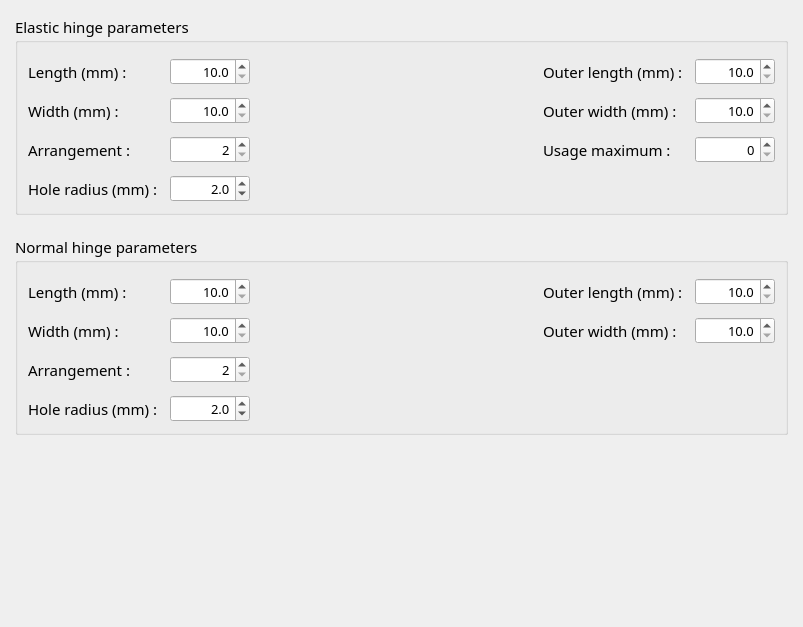
     <widget class="QWidget" name="page_2">
      <property name="geometry">
       <rect>
        <x>0</x>
        <y>0</y>
        <width>803</width>
        <height>627</height>
       </rect>
      </property>
      <attribute name="label">
       <string>Thick Panel Setting</string>
      </attribute>
      <layout class="QVBoxLayout" name="thick_main_layout">
       <property name="spacing">
        <number>20</number>
       </property>
       <property name="leftMargin">
        <number>15</number>
       </property>
       <property name="topMargin">
        <number>15</number>
       </property>
       <property name="rightMargin">
        <number>15</number>
       </property>
       <property name="bottomMargin">
        <number>15</number>
       </property>
       <item>
        <widget class="QGroupBox" name="elastic_group">
         <property name="font">
          <font>
           <family>Bahnschrift SemiLight</family>
           <pointsize>11</pointsize>
          </font>
         </property>
         <property name="title">
          <string>Elastic hinge parameters :</string>
         </property>
         <layout class="QGridLayout" name="elastic_grid">
          <property name="leftMargin">
           <number>10</number>
          </property>
          <property name="topMargin">
           <number>15</number>
          </property>
          <property name="rightMargin">
           <number>10</number>
          </property>
          <property name="bottomMargin">
           <number>10</number>
          </property>
          <property name="spacing">
           <number>12</number>
          </property>
          <item row="0" column="1">
           <widget class="QDoubleSpinBox" name="doubleSpinBox_elastic_hinge_length">
            <property name="sizePolicy">
             <sizepolicy hsizetype="Fixed" vsizetype="Fixed">
              <horstretch>0</horstretch>
              <verstretch>0</verstretch>
             </sizepolicy>
            </property>
            <property name="minimumSize">
             <size>
              <width>80</width>
              <height>0</height>
             </size>
            </property>
            <property name="maximumSize">
             <size>
              <width>80</width>
              <height>16777215</height>
             </size>
            </property>
            <property name="font">
             <font>
              <family>Bahnschrift SemiLight</family>
              <pointsize>10</pointsize>
             </font>
            </property>
            <property name="alignment">
             <set>Qt::AlignRight|Qt::AlignTrailing|Qt::AlignVCenter</set>
            </property>
            <property name="decimals">
             <number>1</number>
            </property>
            <property name="minimum">
             <double>10.000000000000000</double>
            </property>
            <property name="maximum">
             <double>100.000000000000000</double>
            </property>
            <property name="singleStep">
             <double>1.000000000000000</double>
            </property>
            <property name="value">
             <double>10.000000000000000</double>
            </property>
           </widget>
          </item>
          <item row="2" column="4">
           <widget class="QDoubleSpinBox" name="doubleSpinBox_elastic_hinge_usage_maximum">
            <property name="sizePolicy">
             <sizepolicy hsizetype="Fixed" vsizetype="Fixed">
              <horstretch>0</horstretch>
              <verstretch>0</verstretch>
             </sizepolicy>
            </property>
            <property name="minimumSize">
             <size>
              <width>80</width>
              <height>0</height>
             </size>
            </property>
            <property name="maximumSize">
             <size>
              <width>80</width>
              <height>16777215</height>
             </size>
            </property>
            <property name="font">
             <font>
              <family>Bahnschrift SemiLight</family>
              <pointsize>10</pointsize>
             </font>
            </property>
            <property name="alignment">
             <set>Qt::AlignRight|Qt::AlignTrailing|Qt::AlignVCenter</set>
            </property>
            <property name="decimals">
             <number>0</number>
            </property>
            <property name="minimum">
             <double>0.000000000000000</double>
            </property>
            <property name="maximum">
             <double>10.000000000000000</double>
            </property>
            <property name="singleStep">
             <double>1.000000000000000</double>
            </property>
            <property name="value">
             <double>0.000000000000000</double>
            </property>
           </widget>
          </item>
          <item row="2" column="1">
           <widget class="QDoubleSpinBox" name="doubleSpinBox_elastic_hinge_arrangement">
            <property name="sizePolicy">
             <sizepolicy hsizetype="Fixed" vsizetype="Fixed">
              <horstretch>0</horstretch>
              <verstretch>0</verstretch>
             </sizepolicy>
            </property>
            <property name="minimumSize">
             <size>
              <width>80</width>
              <height>0</height>
             </size>
            </property>
            <property name="maximumSize">
             <size>
              <width>80</width>
              <height>16777215</height>
             </size>
            </property>
            <property name="font">
             <font>
              <family>Bahnschrift SemiLight</family>
              <pointsize>10</pointsize>
             </font>
            </property>
            <property name="alignment">
             <set>Qt::AlignRight|Qt::AlignTrailing|Qt::AlignVCenter</set>
            </property>
            <property name="decimals">
             <number>0</number>
            </property>
            <property name="minimum">
             <double>2.000000000000000</double>
            </property>
            <property name="maximum">
             <double>5.000000000000000</double>
            </property>
            <property name="singleStep">
             <double>1.000000000000000</double>
            </property>
            <property name="value">
             <double>2.000000000000000</double>
            </property>
           </widget>
          </item>
          <item row="0" column="0">
           <widget class="QLabel" name="label_printer_accuracy_8">
            <property name="text">
             <string>Length (mm) :</string>
            </property>
           </widget>
          </item>
          <item row="1" column="1">
           <widget class="QDoubleSpinBox" name="doubleSpinBox_elastic_hinge_width">
            <property name="sizePolicy">
             <sizepolicy hsizetype="Fixed" vsizetype="Fixed">
              <horstretch>0</horstretch>
              <verstretch>0</verstretch>
             </sizepolicy>
            </property>
            <property name="minimumSize">
             <size>
              <width>80</width>
              <height>0</height>
             </size>
            </property>
            <property name="maximumSize">
             <size>
              <width>80</width>
              <height>16777215</height>
             </size>
            </property>
            <property name="font">
             <font>
              <family>Bahnschrift SemiLight</family>
              <pointsize>10</pointsize>
             </font>
            </property>
            <property name="alignment">
             <set>Qt::AlignRight|Qt::AlignTrailing|Qt::AlignVCenter</set>
            </property>
            <property name="decimals">
             <number>1</number>
            </property>
            <property name="minimum">
             <double>10.000000000000000</double>
            </property>
            <property name="maximum">
             <double>100.000000000000000</double>
            </property>
            <property name="singleStep">
             <double>1.000000000000000</double>
            </property>
            <property name="value">
             <double>10.000000000000000</double>
            </property>
           </widget>
          </item>
          <item row="3" column="0">
           <widget class="QLabel" name="label_printer_accuracy_11">
            <property name="text">
             <string>Hole radius (mm) :</string>
            </property>
           </widget>
          </item>
          <item row="2" column="0">
           <widget class="QLabel" name="label_printer_accuracy_10">
            <property name="text">
             <string>Arrangement :</string>
            </property>
           </widget>
          </item>
          <item row="1" column="3">
           <widget class="QLabel" name="label_printer_accuracy_17">
            <property name="text">
             <string>Outer width (mm) :</string>
            </property>
           </widget>
          </item>
          <item row="1" column="4">
           <widget class="QDoubleSpinBox" name="doubleSpinBox_elastic_hinge_outer_width">
            <property name="sizePolicy">
             <sizepolicy hsizetype="Fixed" vsizetype="Fixed">
              <horstretch>0</horstretch>
              <verstretch>0</verstretch>
             </sizepolicy>
            </property>
            <property name="minimumSize">
             <size>
              <width>80</width>
              <height>0</height>
             </size>
            </property>
            <property name="maximumSize">
             <size>
              <width>80</width>
              <height>16777215</height>
             </size>
            </property>
            <property name="font">
             <font>
              <family>Bahnschrift SemiLight</family>
              <pointsize>10</pointsize>
             </font>
            </property>
            <property name="alignment">
             <set>Qt::AlignRight|Qt::AlignTrailing|Qt::AlignVCenter</set>
            </property>
            <property name="decimals">
             <number>1</number>
            </property>
            <property name="minimum">
             <double>10.000000000000000</double>
            </property>
            <property name="maximum">
             <double>100.000000000000000</double>
            </property>
            <property name="singleStep">
             <double>1.000000000000000</double>
            </property>
            <property name="value">
             <double>10.000000000000000</double>
            </property>
           </widget>
          </item>
          <item row="0" column="3">
           <widget class="QLabel" name="label_printer_accuracy_16">
            <property name="text">
             <string>Outer length (mm) :</string>
            </property>
           </widget>
          </item>
          <item row="2" column="3">
           <widget class="QLabel" name="label_printer_accuracy_20">
            <property name="text">
             <string>Usage maximum :</string>
            </property>
           </widget>
          </item>
          <item row="3" column="1">
           <widget class="QDoubleSpinBox" name="doubleSpinBox_elastic_hinge_hole_radius">
            <property name="sizePolicy">
             <sizepolicy hsizetype="Fixed" vsizetype="Fixed">
              <horstretch>0</horstretch>
              <verstretch>0</verstretch>
             </sizepolicy>
            </property>
            <property name="minimumSize">
             <size>
              <width>80</width>
              <height>0</height>
             </size>
            </property>
            <property name="maximumSize">
             <size>
              <width>80</width>
              <height>16777215</height>
             </size>
            </property>
            <property name="font">
             <font>
              <family>Bahnschrift SemiLight</family>
              <pointsize>10</pointsize>
             </font>
            </property>
            <property name="alignment">
             <set>Qt::AlignRight|Qt::AlignTrailing|Qt::AlignVCenter</set>
            </property>
            <property name="decimals">
             <number>1</number>
            </property>
            <property name="minimum">
             <double>1.000000000000000</double>
            </property>
            <property name="maximum">
             <double>5.000000000000000</double>
            </property>
            <property name="singleStep">
             <double>0.100000000000000</double>
            </property>
            <property name="value">
             <double>2.000000000000000</double>
            </property>
           </widget>
          </item>
          <item row="1" column="0">
           <widget class="QLabel" name="label_printer_accuracy_9">
            <property name="text">
             <string>Width (mm) :</string>
            </property>
           </widget>
          </item>
          <item row="0" column="4">
           <widget class="QDoubleSpinBox" name="doubleSpinBox_elastic_hinge_outer_length">
            <property name="sizePolicy">
             <sizepolicy hsizetype="Fixed" vsizetype="Fixed">
              <horstretch>0</horstretch>
              <verstretch>0</verstretch>
             </sizepolicy>
            </property>
            <property name="minimumSize">
             <size>
              <width>80</width>
              <height>0</height>
             </size>
            </property>
            <property name="maximumSize">
             <size>
              <width>80</width>
              <height>16777215</height>
             </size>
            </property>
            <property name="font">
             <font>
              <family>Bahnschrift SemiLight</family>
              <pointsize>10</pointsize>
             </font>
            </property>
            <property name="alignment">
             <set>Qt::AlignRight|Qt::AlignTrailing|Qt::AlignVCenter</set>
            </property>
            <property name="decimals">
             <number>1</number>
            </property>
            <property name="minimum">
             <double>10.000000000000000</double>
            </property>
            <property name="maximum">
             <double>100.000000000000000</double>
            </property>
            <property name="singleStep">
             <double>1.000000000000000</double>
            </property>
            <property name="value">
             <double>10.000000000000000</double>
            </property>
           </widget>
          </item>
          <item row="0" column="2">
           <spacer name="horizontalSpacer_4">
            <property name="orientation">
             <enum>Qt::Horizontal</enum>
            </property>
            <property name="sizeHint" stdset="0">
             <size>
              <width>40</width>
              <height>20</height>
             </size>
            </property>
           </spacer>
          </item>
         </layout>
        </widget>
       </item>
       <item>
        <widget class="QGroupBox" name="normal_group">
         <property name="font">
          <font>
           <family>Bahnschrift SemiLight</family>
           <pointsize>11</pointsize>
          </font>
         </property>
         <property name="title">
          <string>Normal hinge parameters :</string>
         </property>
         <layout class="QGridLayout" name="normal_grid">
          <property name="leftMargin">
           <number>10</number>
          </property>
          <property name="topMargin">
           <number>15</number>
          </property>
          <property name="rightMargin">
           <number>10</number>
          </property>
          <property name="bottomMargin">
           <number>10</number>
          </property>
          <property name="spacing">
           <number>12</number>
          </property>
          <item row="1" column="0">
           <widget class="QLabel" name="label_printer_accuracy_13">
            <property name="text">
             <string>Width (mm) :</string>
            </property>
           </widget>
          </item>
          <item row="3" column="1">
           <widget class="QDoubleSpinBox" name="doubleSpinBox_normal_hinge_hole_radius">
            <property name="sizePolicy">
             <sizepolicy hsizetype="Fixed" vsizetype="Fixed">
              <horstretch>0</horstretch>
              <verstretch>0</verstretch>
             </sizepolicy>
            </property>
            <property name="minimumSize">
             <size>
              <width>80</width>
              <height>0</height>
             </size>
            </property>
            <property name="maximumSize">
             <size>
              <width>80</width>
              <height>16777215</height>
             </size>
            </property>
            <property name="font">
             <font>
              <family>Bahnschrift SemiLight</family>
              <pointsize>10</pointsize>
             </font>
            </property>
            <property name="alignment">
             <set>Qt::AlignRight|Qt::AlignTrailing|Qt::AlignVCenter</set>
            </property>
            <property name="decimals">
             <number>1</number>
            </property>
            <property name="minimum">
             <double>1.000000000000000</double>
            </property>
            <property name="maximum">
             <double>5.000000000000000</double>
            </property>
            <property name="singleStep">
             <double>0.100000000000000</double>
            </property>
            <property name="value">
             <double>2.000000000000000</double>
            </property>
           </widget>
          </item>
          <item row="0" column="3">
           <widget class="QLabel" name="label_printer_accuracy_19">
            <property name="text">
             <string>Outer length (mm) :</string>
            </property>
           </widget>
          </item>
          <item row="1" column="1">
           <widget class="QDoubleSpinBox" name="doubleSpinBox_normal_hinge_width">
            <property name="sizePolicy">
             <sizepolicy hsizetype="Fixed" vsizetype="Fixed">
              <horstretch>0</horstretch>
              <verstretch>0</verstretch>
             </sizepolicy>
            </property>
            <property name="minimumSize">
             <size>
              <width>80</width>
              <height>0</height>
             </size>
            </property>
            <property name="maximumSize">
             <size>
              <width>80</width>
              <height>16777215</height>
             </size>
            </property>
            <property name="font">
             <font>
              <family>Bahnschrift SemiLight</family>
              <pointsize>10</pointsize>
             </font>
            </property>
            <property name="alignment">
             <set>Qt::AlignRight|Qt::AlignTrailing|Qt::AlignVCenter</set>
            </property>
            <property name="decimals">
             <number>1</number>
            </property>
            <property name="minimum">
             <double>10.000000000000000</double>
            </property>
            <property name="maximum">
             <double>100.000000000000000</double>
            </property>
            <property name="singleStep">
             <double>1.000000000000000</double>
            </property>
            <property name="value">
             <double>10.000000000000000</double>
            </property>
           </widget>
          </item>
          <item row="0" column="4">
           <widget class="QDoubleSpinBox" name="doubleSpinBox_normal_hinge_outer_length">
            <property name="sizePolicy">
             <sizepolicy hsizetype="Fixed" vsizetype="Fixed">
              <horstretch>0</horstretch>
              <verstretch>0</verstretch>
             </sizepolicy>
            </property>
            <property name="minimumSize">
             <size>
              <width>80</width>
              <height>0</height>
             </size>
            </property>
            <property name="maximumSize">
             <size>
              <width>80</width>
              <height>16777215</height>
             </size>
            </property>
            <property name="font">
             <font>
              <family>Bahnschrift SemiLight</family>
              <pointsize>10</pointsize>
             </font>
            </property>
            <property name="alignment">
             <set>Qt::AlignRight|Qt::AlignTrailing|Qt::AlignVCenter</set>
            </property>
            <property name="decimals">
             <number>1</number>
            </property>
            <property name="minimum">
             <double>10.000000000000000</double>
            </property>
            <property name="maximum">
             <double>100.000000000000000</double>
            </property>
            <property name="singleStep">
             <double>1.000000000000000</double>
            </property>
            <property name="value">
             <double>10.000000000000000</double>
            </property>
           </widget>
          </item>
          <item row="3" column="0">
           <widget class="QLabel" name="label_printer_accuracy_12">
            <property name="text">
             <string>Hole radius (mm) :</string>
            </property>
           </widget>
          </item>
          <item row="1" column="3">
           <widget class="QLabel" name="label_printer_accuracy_18">
            <property name="text">
             <string>Outer width (mm) :</string>
            </property>
           </widget>
          </item>
          <item row="2" column="1">
           <widget class="QDoubleSpinBox" name="doubleSpinBox_normal_hinge_arrangement">
            <property name="sizePolicy">
             <sizepolicy hsizetype="Fixed" vsizetype="Fixed">
              <horstretch>0</horstretch>
              <verstretch>0</verstretch>
             </sizepolicy>
            </property>
            <property name="minimumSize">
             <size>
              <width>80</width>
              <height>0</height>
             </size>
            </property>
            <property name="maximumSize">
             <size>
              <width>80</width>
              <height>16777215</height>
             </size>
            </property>
            <property name="font">
             <font>
              <family>Bahnschrift SemiLight</family>
              <pointsize>10</pointsize>
             </font>
            </property>
            <property name="alignment">
             <set>Qt::AlignRight|Qt::AlignTrailing|Qt::AlignVCenter</set>
            </property>
            <property name="decimals">
             <number>0</number>
            </property>
            <property name="minimum">
             <double>2.000000000000000</double>
            </property>
            <property name="maximum">
             <double>5.000000000000000</double>
            </property>
            <property name="singleStep">
             <double>1.000000000000000</double>
            </property>
            <property name="value">
             <double>2.000000000000000</double>
            </property>
           </widget>
          </item>
          <item row="0" column="0">
           <widget class="QLabel" name="label_printer_accuracy_14">
            <property name="text">
             <string>Length (mm) :</string>
            </property>
           </widget>
          </item>
          <item row="0" column="1">
           <widget class="QDoubleSpinBox" name="doubleSpinBox_normal_hinge_length">
            <property name="sizePolicy">
             <sizepolicy hsizetype="Fixed" vsizetype="Fixed">
              <horstretch>0</horstretch>
              <verstretch>0</verstretch>
             </sizepolicy>
            </property>
            <property name="minimumSize">
             <size>
              <width>80</width>
              <height>0</height>
             </size>
            </property>
            <property name="maximumSize">
             <size>
              <width>80</width>
              <height>16777215</height>
             </size>
            </property>
            <property name="font">
             <font>
              <family>Bahnschrift SemiLight</family>
              <pointsize>10</pointsize>
             </font>
            </property>
            <property name="alignment">
             <set>Qt::AlignRight|Qt::AlignTrailing|Qt::AlignVCenter</set>
            </property>
            <property name="decimals">
             <number>1</number>
            </property>
            <property name="minimum">
             <double>10.000000000000000</double>
            </property>
            <property name="maximum">
             <double>100.000000000000000</double>
            </property>
            <property name="singleStep">
             <double>1.000000000000000</double>
            </property>
            <property name="value">
             <double>10.000000000000000</double>
            </property>
           </widget>
          </item>
          <item row="1" column="4">
           <widget class="QDoubleSpinBox" name="doubleSpinBox_normal_hinge_outer_width">
            <property name="sizePolicy">
             <sizepolicy hsizetype="Fixed" vsizetype="Fixed">
              <horstretch>0</horstretch>
              <verstretch>0</verstretch>
             </sizepolicy>
            </property>
            <property name="minimumSize">
             <size>
              <width>80</width>
              <height>0</height>
             </size>
            </property>
            <property name="maximumSize">
             <size>
              <width>80</width>
              <height>16777215</height>
             </size>
            </property>
            <property name="font">
             <font>
              <family>Bahnschrift SemiLight</family>
              <pointsize>10</pointsize>
             </font>
            </property>
            <property name="alignment">
             <set>Qt::AlignRight|Qt::AlignTrailing|Qt::AlignVCenter</set>
            </property>
            <property name="decimals">
             <number>1</number>
            </property>
            <property name="minimum">
             <double>10.000000000000000</double>
            </property>
            <property name="maximum">
             <double>100.000000000000000</double>
            </property>
            <property name="singleStep">
             <double>1.000000000000000</double>
            </property>
            <property name="value">
             <double>10.000000000000000</double>
            </property>
           </widget>
          </item>
          <item row="2" column="0">
           <widget class="QLabel" name="label_printer_accuracy_15">
            <property name="text">
             <string>Arrangement :</string>
            </property>
           </widget>
          </item>
          <item row="0" column="2">
           <spacer name="horizontalSpacer_5">
            <property name="orientation">
             <enum>Qt::Horizontal</enum>
            </property>
            <property name="sizeHint" stdset="0">
             <size>
              <width>40</width>
              <height>20</height>
             </size>
            </property>
           </spacer>
          </item>
         </layout>
        </widget>
       </item>
       <item>
        <spacer name="thick_spacer">
         <property name="orientation">
          <enum>Qt::Vertical</enum>
         </property>
         <property name="sizeHint" stdset="0">
          <size>
           <width>20</width>
           <height>20</height>
          </size>
         </property>
        </spacer>
       </item>
      </layout>
     </widget>
